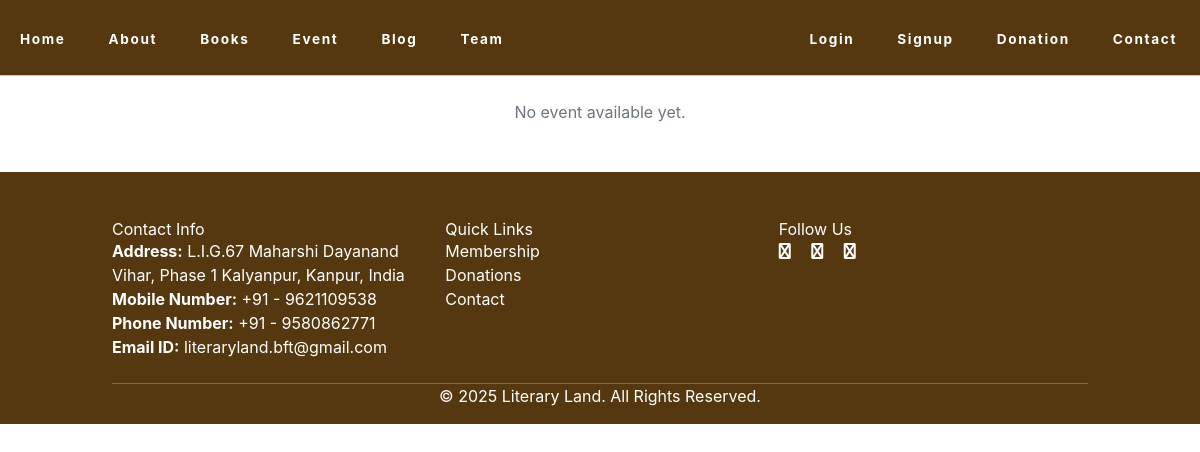
Before: /events with the older database file.
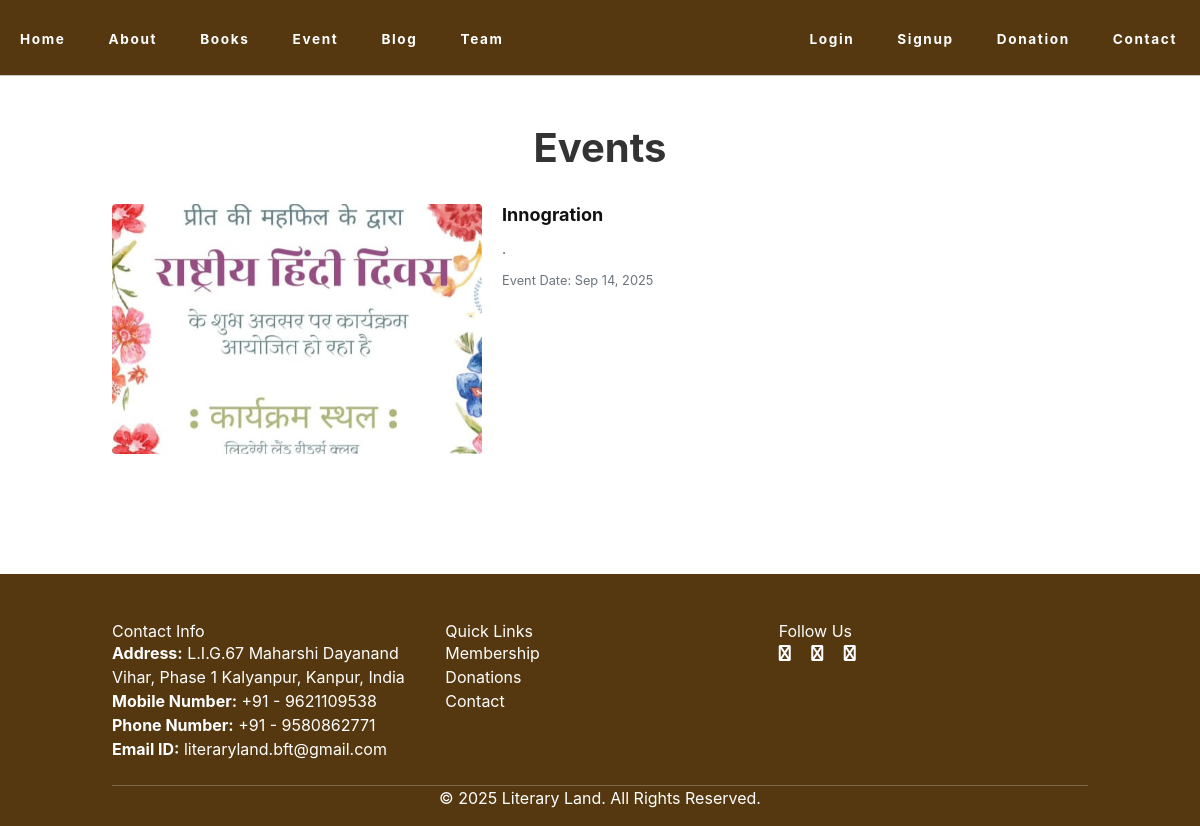
After: the same page with the newer database file.
### Land/models.py (models this page shows, shortened)
class Event(models.Model):
    title = models.CharField(max_length=200)
    description = models.TextField()
    date = models.DateField()
    image = models.ImageField(upload_to='events/', blank=True, null=True)

### Land/views.py (the view)
# urls.py: path('events', views.event, name='events'),
def event(request):
    events = Event.objects.all().order_by('-date')
    return render(request, 'events.html', {'events': events})

### Land/templates/events.html (shortened to what this page needs)
<!DOCTYPE html>
<html lang="en">
<head>
  {% load static %}
  <link href="https://unpkg.com/aos@2.3.1/dist/aos.css" rel="stylesheet">
  <link rel="stylesheet" href="https://cdn.jsdelivr.net/npm/bootstrap@5.2.3/dist/css/bootstrap.min.css">
  <link rel="stylesheet" href="{% static 'css/style.css' %}">
  <script src="https://cdn.tailwindcss.com"></script>
  <link rel="stylesheet" href="https://cdnjs.cloudflare.com/ajax/libs/font-awesome/6.0.0/css/all.min.css" />
</head>
<body>
    <header>
      <nav class="navbar navbar-expand-lg">
        <ul class="navbar-nav">
              <a class="nav-link" href="{% url 'index' %}">Home</a>
              <a class="nav-link" href="{% url 'about' %}">About</a>
              <a class="nav-link" href="{% url 'book' %}">Books</a>
              <a class="nav-link" href="{% url 'events' %}">Event</a>
              <a class="nav-link" href="{% url 'blog_list' %}">Blog</a>
              <a class="nav-link" href="{% url 'team' %}">Team</a>
        </ul>
        <ul class="navbar-nav ms-auto">
            <a class="nav-link" href="{% url 'login' %}">Login</a>
            <a class="nav-link" href="{% url 'membership' %}">Signup</a>
            <a class="nav-link" href="{% url 'donation' %}">Donation</a>
            <a class="nav-link" href="{% url 'contact' %}">Contact</a>
        </ul>
      </nav>
    </header>
    <hr>
  <div class="container pt-4">
    {% if events %}
    <div class="row pt-4">
      <h1 class="head pb-8 fw-bold fs-1">Events</h1>
      {% for event in events %}
      <article class="event">
          {% if event.image %}
          <div class="event-image">
            <img src="{{ event.image.url }}" alt="" onerror="this.style.display='none';" />
          </div>
          {% endif %}
          <div class="event-content">
            <h2 class="card-title">{{ event.title }}</h2>
            <p class="card-text">{{ event.description|truncatewords:400 }}</p>
              <small class="text-muted">
                    Event Date: {{ event.date|date:"M d, Y" }}
              </small>
          </div>
      </article>
      {% endfor %}
    </div>
    {% else %}
      <p class="text-center text-muted">No event available yet.</p>
    {% endif %}
  </div>
    <footer class="bg text-white mt-5 pt-5 pb-3">
        <div class="container">
            <div class="row">
                <div class="col-md-4 mb-4">
                    <h5>Contact Info</h5>
                    <p><strong>Address:</strong> L.I.G.67 Maharshi Dayanand Vihar, Phase 1 Kalyanpur, Kanpur, India</p>
                    <p><strong>Mobile Number:</strong> +91 - 9621109538</p>
                    <p><strong>Phone Number:</strong> +91 - 9580862771</p>
                    <p><strong>Email ID:</strong> literaryland.bft@gmail.com</p>
                </div>
                <div class="col-md-4 mb-4">
                    <h5>Quick Links</h5>
                    <ul class="list-unstyled">
                        <li><a href="{% url 'membership' %}" class="text-white text-decoration-none">Membership</a></li>
                        <li><a href="{% url 'donation' %}" class="text-white text-decoration-none">Donations</a></li>
                        <li><a href="{% url 'contact' %}" class="text-white text-decoration-none">Contact</a></li>
                    </ul>
                </div>
                <div class="col-md-4 mb-4">
                    <h5>Follow Us</h5>
                    <a href="https://www.facebook.com/share/1B8gzCaQYS/?mibextid=wwXIfr" class="text-white me-3"><i class="fa fa-facebook"></i></a>
                    <a href="https://www.instagram.com/literary__land?igsh=YzljYTk1ODg3Zg==" class="text-white me-3"><i class="fa fa-instagram"></i></a>
                    <a href="https://youtube.com/@literaryland_bft?feature=shared" class="text-white me-3"><i class="fa fa-youtube"></i></a>
                </div>
            </div>
            <hr class="border-light">
            <div class="text-center">
                <p class="mb-0">&copy; 2025 Literary Land. All Rights Reserved.</p>
            </div>
        </div>
    </footer>
</body>
</html>

### Land/static/css/style.css (style rules this page uses)
*, *::before, *::after { box-sizing: border-box; }
body { margin: 0; font-family: 'Segoe UI', Tahoma, Geneva, Verdana, sans-serif; background-color: #fff; color: #222; line-height: 1.6; -webkit-font-smoothing: antialiased; -moz-osx-font-smoothing: grayscale; }
a { color: inherit; text-decoration: none; }
img { max-width: 100%; height: auto; display: block; border-radius: 6px; object-fit: cover; }
.container { width: 90%; max-width: 1200px; margin-left: 100px; margin-right: auto; }
nav { margin-top: 8px; margin-bottom: 32px; text-align: center; font-weight: 700; font-size: 0.85rem; letter-spacing: 0.12em; }
nav a { color: #222; margin: 0 12px; padding: 10px 8px; position: relative; transition: color 0.3s ease; }
* { box-sizing: border-box; }
body { font-family: 'Segoe UI', Tahoma, Geneva, Verdana, sans-serif; margin: 0; background: #fff; color: #222; line-height: 1.5; }
.container { max-width: 1100px; margin: 40px auto 80px; padding: 0 20px; }
::placeholder { color: #999; font-style: italic; }
body { font-family: Arial, sans-serif; background-color: #f4f4f4; margin: 0; padding: 0; }
h1 { text-align: center; color: #333; }
body { margin: 0; font-family: 'Inter', sans-serif; background: #ffffff; color: #202020; line-height: 1.5; }
a { color: #555; text-decoration: none; }
.container { max-width: 1100px; margin: 0 auto; padding: 0 24px; }
article.event { display: flex; gap: 20px; margin-bottom: 40px; border-bottom: 1px solid #e1e4e8; padding-bottom: 32px; }
article.event:last-child { border-bottom: none; }
.event-image, .event-image img { flex-shrink: 0; width: 370px; height: 250px; background-color: #bbb; display: flex; align-items: center; justify-content: center; font-weight: 700; font-size: 1.8rem; color: #222; border-radius: 4px; overflow: hidden; }
.event-image img { object-fit: cover; width: 100%; height: 100%; background-color: transparent; font-size: 0; line-height: 0; color: transparent; }
.event-content { flex-grow: 1; }
.event-content h2 { font-size: 1.125rem; margin: 0 0 12px 0; font-weight: 700; color: #111; }
.event-content p { font-size: 0.9rem; color: #555; line-height: 1.5; margin: 0 0 8px 0; white-space: pre-wrap; }

### Land/templates/events.html (style rules this page uses)
header { background-color: #553810ff; padding: 5px 0; max-width: 100%; max-height: 75px; }
nav { display: flex; justify-content: space-between; align-items: center; }
.navbar-nav .nav-link { color: white; margin-right: 15px; }
.bg { background-color: #553810ff; }

Changed rows visible on the page:
added Event: image (picture), title "Innogration", description ".", date "Sep 14, 2025"
Other visible differences:
text no longer shown: "No event available yet."
text now shown: "Events"
